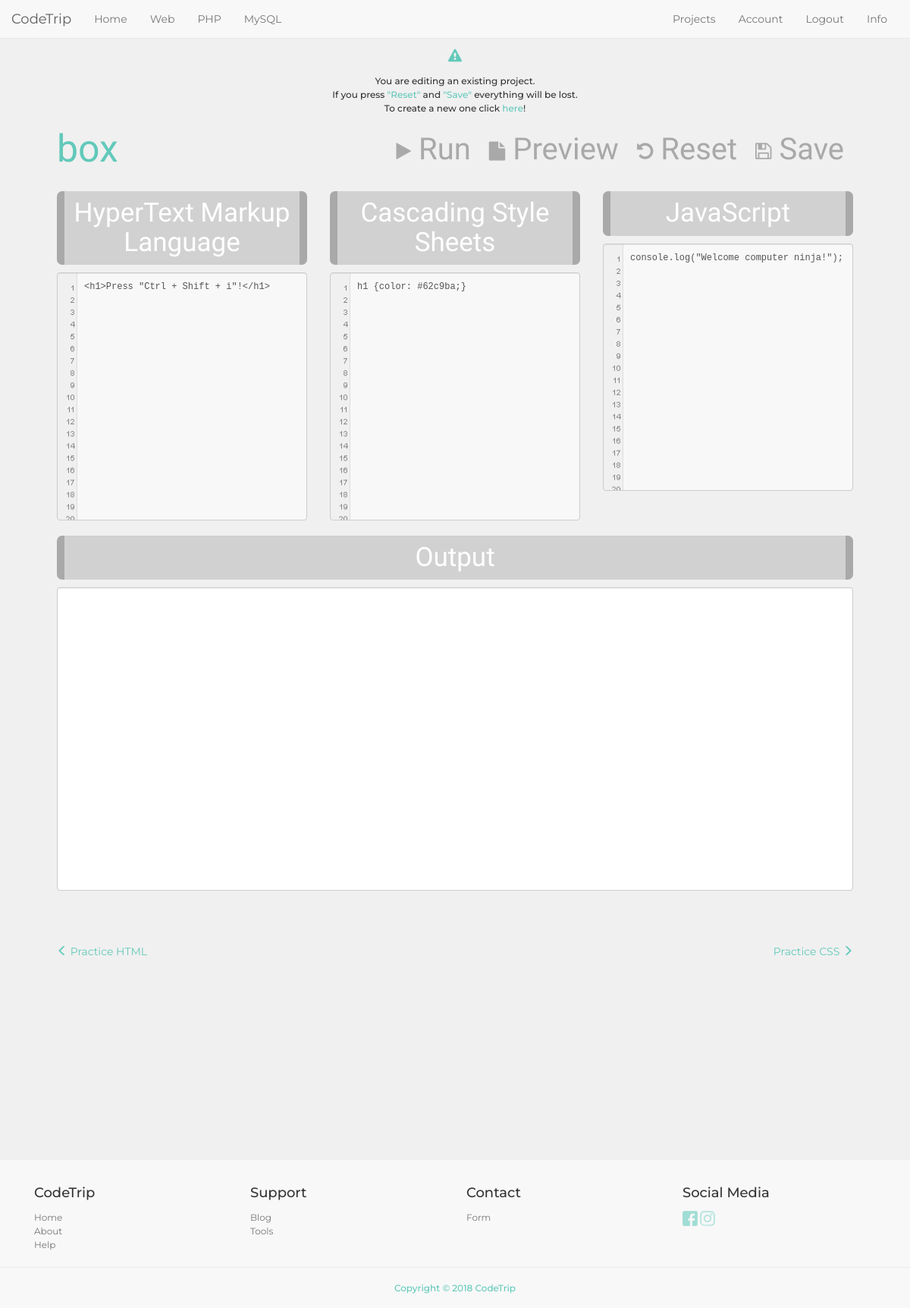
Screenshot of /web.php?project_id=57 (signed in) with the database file from the repository.
### tables this page shows
CREATE TABLE IF NOT EXISTS `projects` (
  `project_id` int(10) NOT NULL AUTO_INCREMENT,
  `project_html` text NOT NULL,
  `project_css` text NOT NULL,
  `project_javascript` text NOT NULL,
  `project_php` text NOT NULL,
  `project_sql` text NOT NULL,
  `project_name` varchar(70) NOT NULL,
  `project_date` datetime NOT NULL,
  `user_id` int(10) NOT NULL,
  `project_type` varchar(5) NOT NULL,
  PRIMARY KEY (`project_id`)
);

### web.php (the view, shortened to what this page needs)
<?php
require 'system/settings.php';
require 'includes/head.php';
require 'includes/nav.php';
$html = '<h1>Press "Ctrl + Shift + i"!</h1>';
$css = 'h1 {color: #62c9ba;}';
$javascript = 'console.log("Welcome computer ninja!");';
$project_name = 'Untitled';
$project_id = 0;
if (isset($_GET['project_id']) && isset($_SESSION['u_id'])) {
  $sql = "SELECT * FROM projects WHERE project_id = '".$_GET['project_id']."' AND project_type = 'web' AND user_id = '".$_SESSION['u_id']."'";
  $result = mysqli_query($connection, $sql);
  $resultCheck = mysqli_num_rows($result);
  if ($resultCheck > 0) {
    $row = mysqli_fetch_assoc($result);
    $html = $row['project_html'];
    $css = $row['project_css'];
    $javascript = $row['project_javascript'];
    $project_name = $row['project_name'];
    $project_id = $row['project_id'];
  }
}
?>
<main class="playground-general">
  <div class="container practice-area">
    <div>
      <?php
        if (isset($_GET['project_id']) && isset($_SESSION['u_id'])) {
          echo '<h4 class="basic-color"><i class="fa fa-exclamation-triangle"></i></h4><h6>You are editing an existing project.<br>If you press <span class="basic-color">"Reset"</span> and <span class="basic-color">"Save"</span> everything will be lost.<br>To create a new one click <a href="web.php">here</a>!</h6>';
        }
      ?>
    </div>
    <form id="webform" method="post" target="iframe-result" action="playground/web.php">
      <div class="row"><div class="col-md-12">
        <div>
          <?php
            if (isset($_SESSION['u_id'])) {
              echo '<div id="project-title">
                    <input type="text" autocomplete="project-name" class="form-control" id="project-name" value="'.$project_name.'" placeholder="Name this project" name="project-name" required maxlength="100">
                    </div><div><input type="hidden" id="project-id" name="project-id" value="'.$project_id.'"></div>';
            }
          ?>
        </div>
        <div class="button-options">
          <?php
            if (isset($_SESSION['u_id'])) {
              echo '<button type="button" name="save" id="save-project-button" class="btn"><i class="fa fa-save"></i> Save</button>';
            }
          ?>
          <button type="reset" id="reset-editors-button" class="btn"><i class="fa fa-undo"></i> Reset</button>
          <button type="button" name="action" value="there" id="new-page-preview-button" class="btn"><i class="fa fa-file"></i> Preview</button>
          <button type="button" name="action" value="here" id="run-code-button" class="btn"><i class="fa fa-play"></i> Run</button>
        </div>
      </div></div>
      <div class="row">
        <div id="htmleditor" class="col-md-4">
          <h2>HyperText Markup Language</h2>
          <textarea class="form-control textarea-code" name="html" rows="18" autofocus><?php echo htmlspecialchars($html); ?></textarea>
        </div>
        <div id="csseditor" class="col-md-4">
          <h2>Cascading Style Sheets</h2>
          <textarea class="form-control textarea-code" name="css" rows="18"><?php echo htmlspecialchars($css); ?></textarea>
        </div>
        <div id="jseditor" class="col-md-4">
          <h2>JavaScript</h2>
          <textarea class="form-control textarea-code" name="javascript" rows="18"><?php echo htmlspecialchars($javascript); ?></textarea>
        </div>
      </div>
    </form>
    <div class="row">
      <div class="col-md-12 preview">
        <h2>Output</h2>
        <iframe class="form-control iframe-code" name="iframe-result"></iframe>
      </div>
    </div>
    <div class="row">
      <div class="col-md-12 playground-nav">
        <a href="html.php"><span class="glyphicon glyphicon-menu-left"></span> Practice HTML </a>
        <a href="css.php"> Practice CSS <span class="glyphicon glyphicon-menu-right"></span></a>
      </div>
    </div>
  </div>
  <?php require 'includes/footer.php'; ?>
</body>
</html>

### assets/style.css (style rules this page uses)
html { height: 100%; width: 100%; margin: 0; padding: 0; }
body { position: relative; min-height: 100%; margin: 0; font-family: 'Montserrat', sans-serif; }
a, a:visited, a:active, a:focus, a:hover { color: #62c9ba; }
main { height: auto; padding-bottom: 350px; }
.basic-color { color: #62c9ba; }
.course .btn, button { color: #fff; background-color: #62c9ba; border-color: #62c9ba; }
.playground-general, #article-page { background-color: #f0f0f0; }
.practice-area { width: 90%; margin: 0 auto; }
.button-options { text-align: center; }
.button-options button { font-family: 'Amatic SC', cursive; font-size: 40px; float: right; outline: none !important; border: 0; background-color: #f0f0f0; box-shadow: none; color: #a9a9a9; }
.button-options button i { vertical-align: middle; font-size: 25px; }
.textarea-code { background: url(../img/code-editor-textarea.png); background-attachment: local; background-repeat: no-repeat; padding-left: 35px; padding-top: 10px; border-color:#ccc; font-size: 12px; font-family: monospace; text-align: left; resize: none; background-color: #f8f8f8; }
#htmleditor > h2, #csseditor > h2, #jseditor > h2, #phpeditor > h2, #sqleditor > h2, .preview > h2 { background-color: #d1d1d1; border-left: 10px solid #a9a9a9; border-right: 10px solid #a9a9a9; color: #fff; text-align: center; padding: 10px 0; border-radius: 7px; font-family: 'Amatic SC', cursive; font-size: 35px; }
.preview { margin-bottom: 70px; }
#project-title { width: 30%; }
#project-name { font-family: 'Amatic SC', cursive; font-size: 50px; font-weight: normal; vertical-align: middle; text-align: left; height: 70px; float: left; padding: 0; color: #62c9ba; background-color: #f0f0f0; border: 0; box-shadow: none; outline: none !important; }
.iframe-code { min-height: 400px; }
#signuppage h6, .project-area h6, .account-area h6, .research-area h6, #search-part h4, #search-part h6, .practice-area h4, .practice-area h6 { text-align: center; line-height: 1.5em; }
.playground-nav { text-align: center; margin-bottom: 110px; }
.playground-nav * { color: #62c9ba; }
.playground-nav a:first-of-type { float: left; }
.playground-nav a:last-of-type { float: right; }

### rows the page displays
projects: project-name "box", html "<h1>Press \"Ctrl + Shift + i\"!</h1>", css "h1 {color: #62c9ba;}", javascript "console.log(\"Welcome computer ninja!\");"
